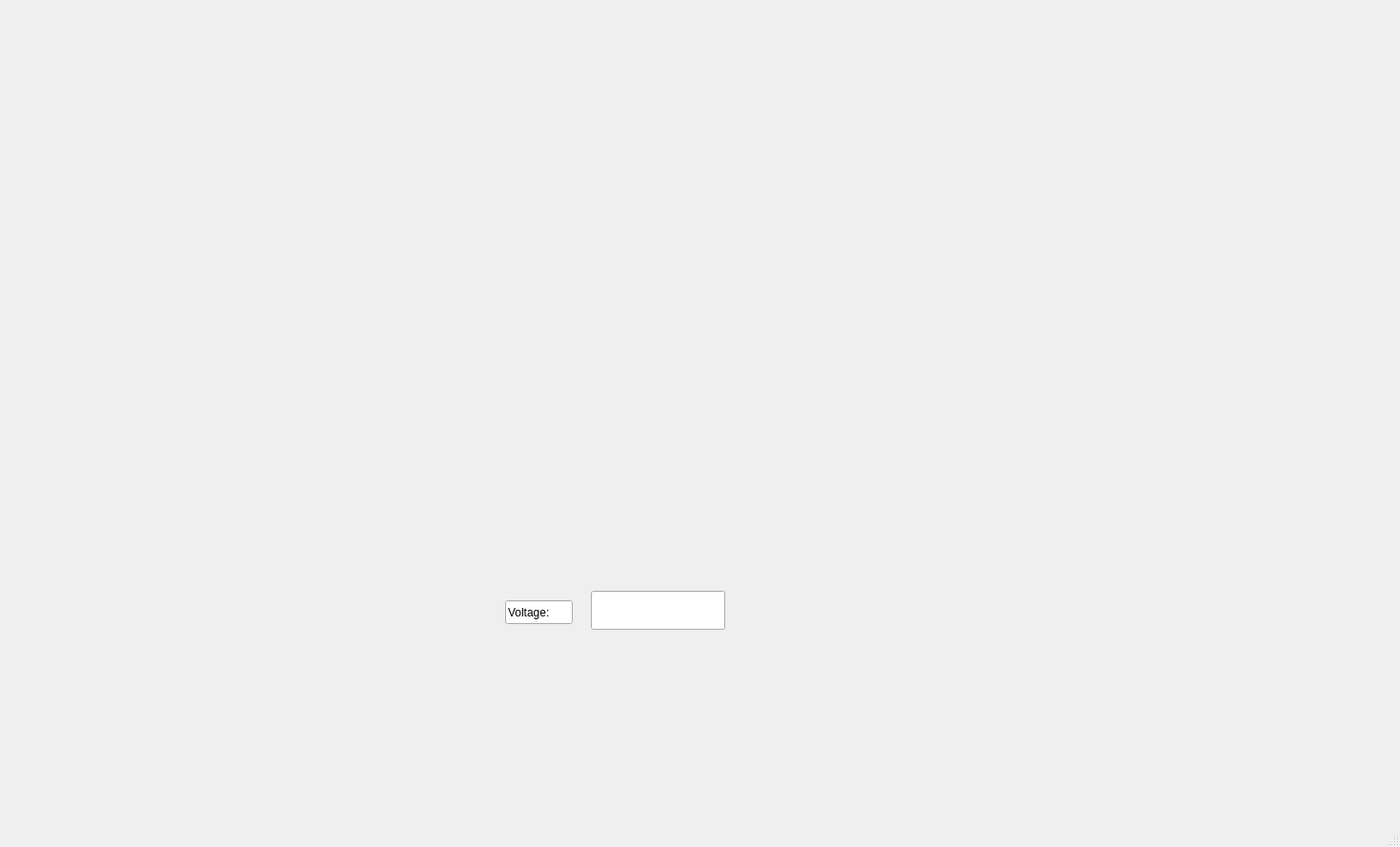
<?xml version="1.0" encoding="UTF-8"?>
<ui version="4.0">
 <class>MainWindow</class>
 <widget class="QMainWindow" name="MainWindow">
  <property name="geometry">
   <rect>
    <x>0</x>
    <y>0</y>
    <width>1469</width>
    <height>889</height>
   </rect>
  </property>
  <property name="windowTitle">
   <string>MainWindow</string>
  </property>
  <widget class="QWidget" name="centralwidget">
   <widget class="QChartView" name="voltagePlot" native="true">
    <property name="geometry">
     <rect>
      <x>290</x>
      <y>110</y>
      <width>731</width>
      <height>421</height>
     </rect>
    </property>
   </widget>
   <widget class="QLineEdit" name="voltageOutput">
    <property name="geometry">
     <rect>
      <x>620</x>
      <y>620</y>
      <width>141</width>
      <height>41</height>
     </rect>
    </property>
    <property name="readOnly">
     <bool>true</bool>
    </property>
   </widget>
   <widget class="QLineEdit" name="Text">
    <property name="geometry">
     <rect>
      <x>530</x>
      <y>630</y>
      <width>71</width>
      <height>25</height>
     </rect>
    </property>
    <property name="text">
     <string>Voltage: </string>
    </property>
    <property name="readOnly">
     <bool>true</bool>
    </property>
   </widget>
  </widget>
  <widget class="QMenuBar" name="menubar">
   <property name="geometry">
    <rect>
     <x>0</x>
     <y>0</y>
     <width>1469</width>
     <height>25</height>
    </rect>
   </property>
  </widget>
  <widget class="QStatusBar" name="statusbar"/>
 </widget>
 <customwidgets>
  <customwidget>
   <class>QChartView</class>
   <extends>QWidget</extends>
   <header>QtCharts/QChartView</header>
   <container>1</container>
  </customwidget>
 </customwidgets>
 <resources/>
 <connections/>
</ui>
